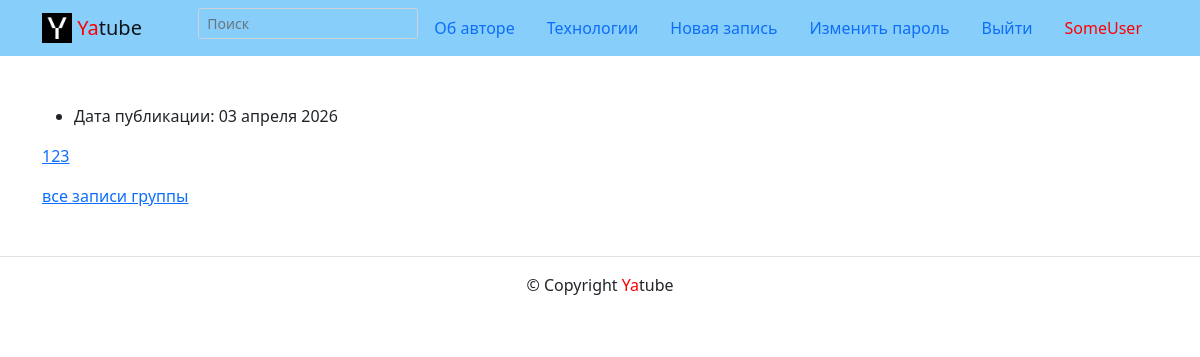
The app's page /author/1/ (signed in) with its own data.
### posts/models.py (models this page shows, shortened)
class Post(CreatedModel):
    text = models.TextField(verbose_name='Текст поста', help_text='Введите текст поста')  # max_length=int
    author = models.ForeignKey(User, on_delete=models.CASCADE, related_name='posts')
    group = models.ForeignKey(Group, on_delete=models.CASCADE, blank=True, null=True)
    image = models.ImageField(verbose_name='Изображение', upload_to='posts/', blank=True)

### posts/views.py (the view)
# urls.py: path('author/<int:author_id>/', views.author_posts, name='author_posts'),
def author_posts(request, author_id):
    template = 'posts/author_posts.html'
    posts = Post.objects.filter(author_id=author_id)
    context = {
        'posts': posts,
    }
    return render(request, template, context)

### templates/posts/author_posts.html (shortened to what this page needs)
{% extends "base.html" %}
{% block content %}
{% for post in posts %}
<div class="container py-5">
  <article>
    <ul>
      <li>
        Дата публикации: {{ post.pub_date|date:"d E Y" }}
      </li>
    </ul>
      <a href="{% url 'posts:post_detail' post.pk %}">
    <p>{{ post.text }}</p>
      </a>
    {% if post.group %}
    <a href="{% url 'posts:group_list' post.group.slug %}">все записи группы</a>
    {% endif %}
{% endfor %}
{% endblock content %}

### templates/includes/header.html (shortened to what this page needs)
{% load static %}
<header>
  <nav class="navbar navbar-light" style="background-color: lightskyblue">
    <div class="container">
      <a class="navbar-brand" href="{% url 'posts:index' %}">
        <img src="{% static 'img/logo.png' %}" width="30" height="30" class="d-inline-block align-top" alt="">
        <span style="color:red">Ya</span>tube
      </a>
      {% with request.resolver_match.view_name as view_name %}
      <ul class="nav nav-pills">
        <li class="nav-item">
                <form class="form-inline" action="/">
                  <div class="form-row">
                  <input name="q" class="form-control form-control-sm" style="background-color:lightskyblue" type="search"
                    placeholder="Поиск" {% if keyword %}value="{{ keyword }}"{% endif %}>
                  </div>
                </form>
        </li>
        <li class="nav-item">
          <a class="nav-item nav-link
          {% if view_name == 'about:author' %}active{% endif %}"
          href="{% url 'about:author' %}">Об авторе</a>
        </li>
        <li class="nav-item">
          <a class="nav-link {% if view_name == 'about:tech' %}active{% endif %}"
          href="{% url 'about:tech' %}">Технологии</a>
        </li>
        {% if user.is_authenticated %}
        <li class="nav-item">
          <a class="nav-link {% if view_name == 'posts:post_create' %}active{% endif %}"
          href="{% url 'posts:post_create' %}">Новая запись</a>
        </li>
        <li class="nav-item">
          <a class="nav-link
          {% if view_name == 'users:password_change_form' %}active{% endif %}"
          href="{% url 'users:password_change_form' %}">
            Изменить пароль</a>
        </li>
        <form method="post" action="{% url 'users:logout' %}">
            <button type="submit" class="nav-link btn btn-link">Выйти</button>
        </form>
        <li class="nav-item">
          <a class="nav-link" style="color:red" href="{% url 'posts:my_profile' %}">
            {{ user.username }}
           </a>
        </li>
        {% endif %}
      </ul>
      {% endwith %}
    </div>
  </nav>
</header>

### records on screen
Post: pub_date "03 апреля 2026", text "123", shows "все записи группы"

### other values on screen
{{ user.username }} "SomeUser"
